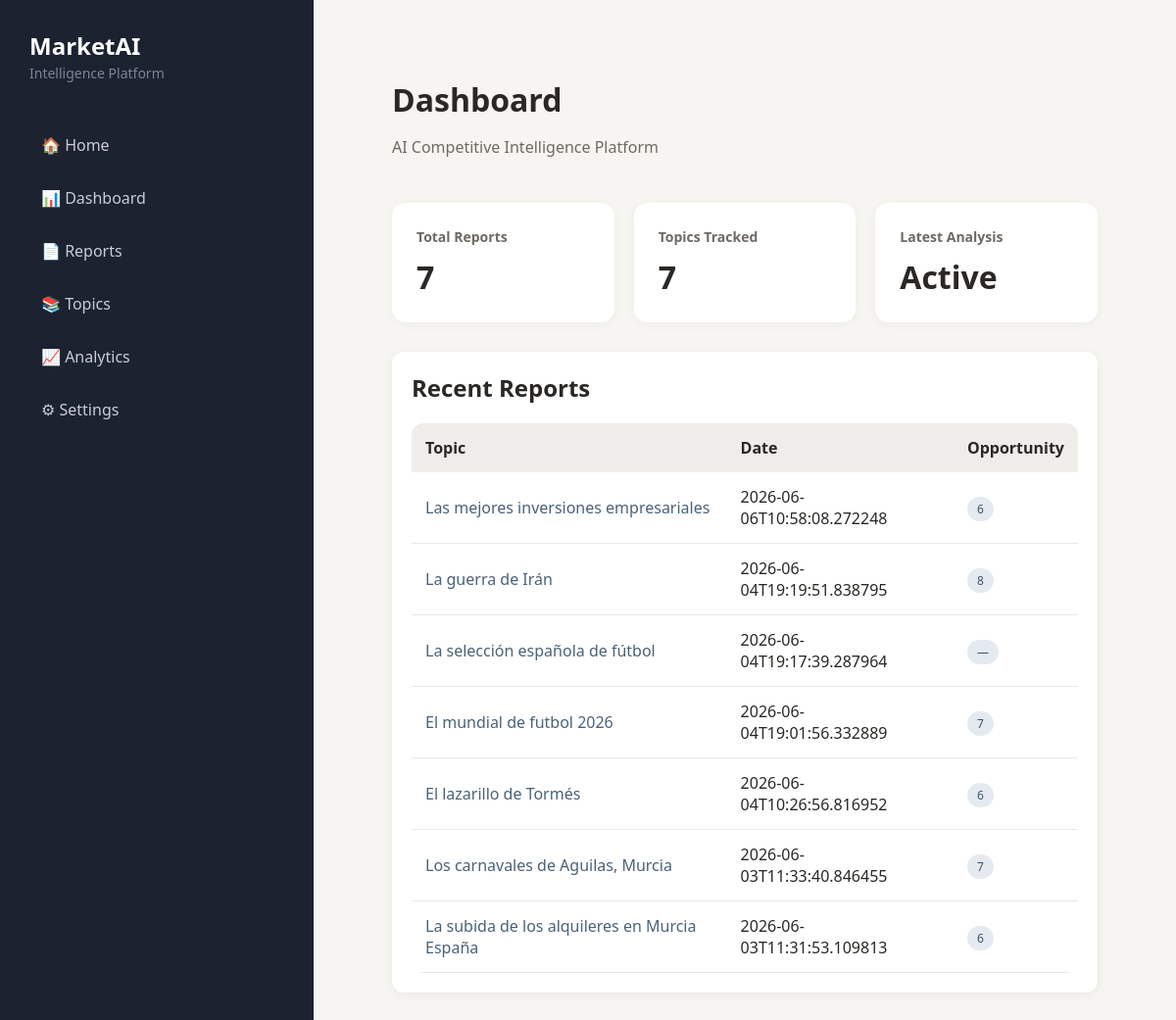
Before: / with the older database file.
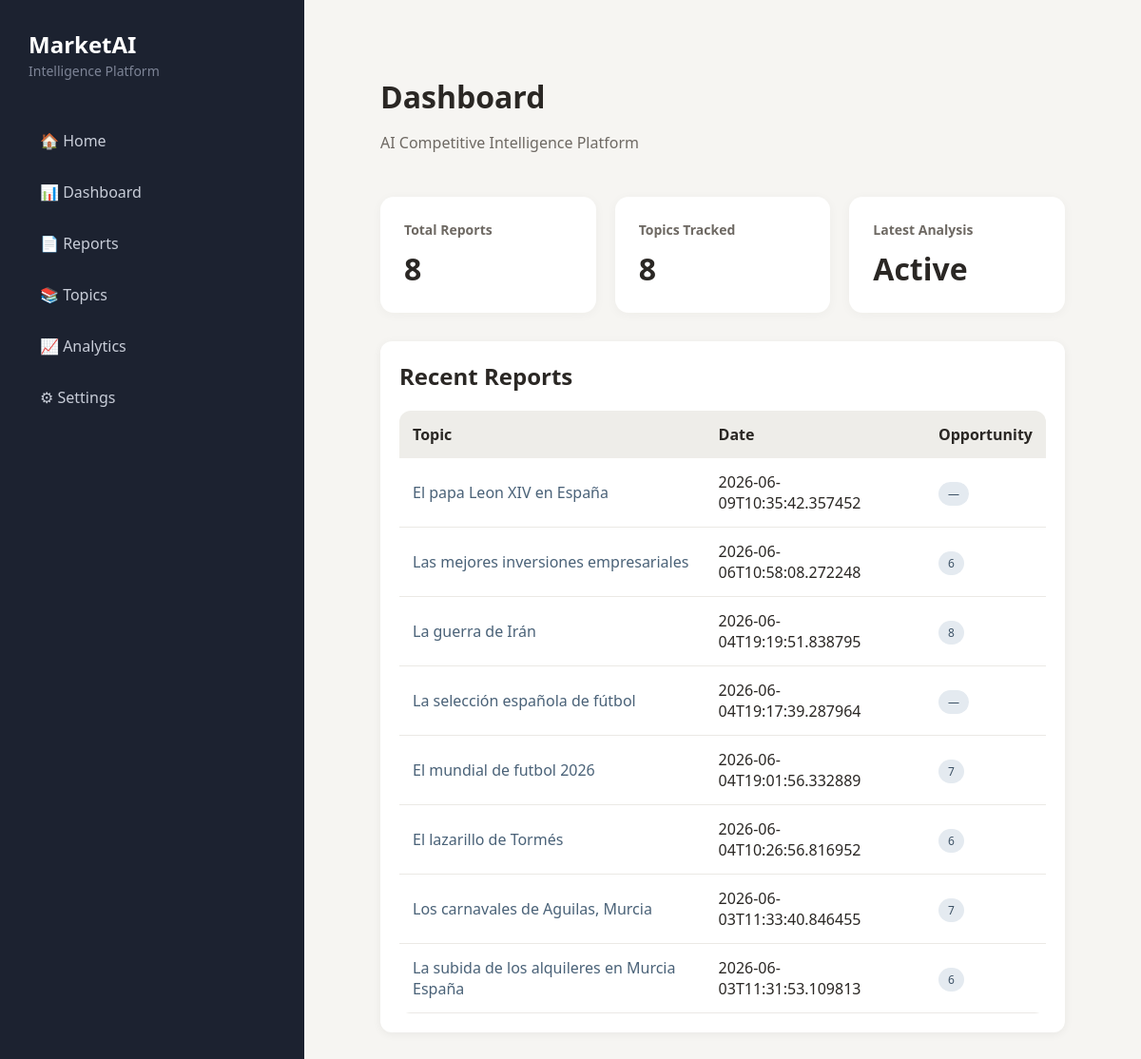
After: the same page with the newer database file.
### tables this page shows
CREATE TABLE reports (

        id INTEGER PRIMARY KEY AUTOINCREMENT,

        topic TEXT NOT NULL,

        created_at TEXT NOT NULL,

        market_opportunity INTEGER,

        competitive_threat INTEGER,

        technology_maturity INTEGER,

        regulatory_risk INTEGER,

        investment_attractiveness INTEGER,

        markdown_path TEXT,

        pdf_path TEXT
    , md_path TEXT);

### app/dashboard/server.py (the view)
@app.get("/")
def home(request: Request):
    reports = get_all_reports()
    return templates.TemplateResponse(
        request=request,
        name="index.html",
        context={
            "reports": reports
        }
    )

### app/dashboard/templates/index.html (shortened to what this page needs)
<!DOCTYPE html>
<html>
<head>
    <link
        rel="stylesheet"
        href="/static/style.css">
</head>
<body>
<div class="layout">
    <aside class="sidebar">
        <div class="logo">
            <h2>MarketAI</h2>
            <span>Intelligence Platform</span>
        </div>
        <nav>
            <a href="/">🏠 Home</a>
            <a href="/dashboard">📊 Dashboard</a>
            <a href="/reports">📄 Reports</a>
            <a href="/topics">📚 Topics</a>
            <a href="/analytics">📈 Analytics</a>
            <a href="/settings">⚙ Settings</a>
        </nav>
    </aside>
    <main class="main-content">
        <div class="header">
            <div>
                <h1>Dashboard</h1>
                <p>
                    AI Competitive Intelligence Platform
                </p>
            </div>
        </div>
        <div class="kpi-grid">
            <div class="kpi-card">
                <h3>Total Reports</h3>
                <span>
                    {{ reports|length }}
                </span>
            </div>
            <div class="kpi-card">
                <h3>Topics Tracked</h3>
                <span>
                    {{ reports|length }}
                </span>
            </div>
            <div class="kpi-card">
                <h3>Latest Analysis</h3>
                <span>
                    Active
                </span>
            </div>
        </div>
        <div class="card">
            <h2>Recent Reports</h2>
            <table>
                <tr>
                    <th>Topic</th>
                    <th>Date</th>
                    <th>Opportunity</th>
                </tr>
                {% for report in reports %}
                <tr>
                    <td>
                        <a href="/topic/{{ report[1]|trim|urlencode }}">
                            {{ report[1]|trim }}
                        </a>
                    </td>
                    <td>{{ report[2] }}</td>
                    <td>
                        <span class="badge">
                            {{ report[3] if report[3] is not none else '—' }}
                        </span>
                    </td>
                </tr>
                {% endfor %}
            </table>
        </div>
    </main>
</div>
</body>
</html>

### app/dashboard/static/style.css (style rules this page uses)
:root { --color-bg: #f6f5f2; --color-surface: #ffffff; --color-text: #2a2724; --color-text-muted: #6e6963; --color-border: #e0ddd8; --color-border-light: #ebe9e5; --color-sidebar-bg: #1c2230; --color-sidebar-hover: #262d3d; --color-sidebar-text: #c8cdd8; --color-sidebar-muted: #7d8496; --color-accent: #4a6278; --color-accent-soft: #e4eaf0; --color-accent-soft-text: #3d5266; --color-danger: #8c4444; --shadow-card: 0 2px 10px rgba(42, 39, 36, 0.06); --shadow-kpi: 0 2px 12px rgba(42, 39, 36, 0.04); --color-table-header: #eeede9; --color-row-hover: #f0eeeb; --color-code-bg: #eeedea; }
body { font-family: "Segoe UI", Arial, sans-serif; background-color: var(--color-bg); margin: 0; padding: 40px; color: var(--color-text); }
.header { margin-bottom: 30px; }
.header h1 { margin: 0; font-size: 32px; }
.header p { color: var(--color-text-muted); }
.card { background: var(--color-surface); border-radius: 12px; padding: 20px; margin-bottom: 15px; box-shadow: var(--shadow-card); }
a { text-decoration: none; color: var(--color-accent); }
table { width: 100%; border-collapse: collapse; background: var(--color-surface); border-radius: 12px; overflow: hidden; }
th { background: var(--color-sidebar-bg); color: white; padding: 14px; text-align: left; }
td { padding: 14px; border-bottom: 1px solid var(--color-border-light); }
.badge { background: var(--color-accent-soft); color: var(--color-accent-soft-text); padding: 4px 10px; border-radius: 20px; font-size: 12px; }
.layout { display: flex; min-height: 100vh; }
.sidebar { width: 260px; background: var(--color-sidebar-bg); color: white; padding: 30px; position: fixed; top: 0; left: 0; bottom: 0; }
.logo h2 { margin: 0; }
.logo span { color: var(--color-sidebar-muted); font-size: 14px; }
.sidebar nav { margin-top: 40px; }
.sidebar nav a { display: block; color: var(--color-sidebar-text); padding: 12px; border-radius: 8px; margin-bottom: 8px; transition: 0.2s; }
.main-content { margin-left: 320px; width: calc(100% - 320px); padding: 40px; }
.header { display: flex; justify-content: space-between; align-items: center; }
.kpi-grid { display: grid; grid-template-columns: repeat(3, 1fr); gap: 20px; margin-bottom: 30px; }
.kpi-card { background: var(--color-surface); padding: 25px; border-radius: 14px; box-shadow: var(--shadow-kpi); }
.kpi-card h3 { margin: 0; color: var(--color-text-muted); font-size: 14px; }
.kpi-card span { display: block; margin-top: 10px; font-size: 32px; font-weight: bold; }
.card h2 { margin-top: 0; }
table { margin-top: 20px; }
th { background: var(--color-table-header); color: var(--color-text); font-weight: 600; }
.logo { display: block; text-decoration: none; color: inherit; margin-bottom: 30px; }

Changed rows visible on the page:
added reports: topic "El papa Leon XIV en España", created_at "2026-06-09T10:35:42.357452", report "—"
Other visible differences:
{{ reports|length }}: "7" → "8"
